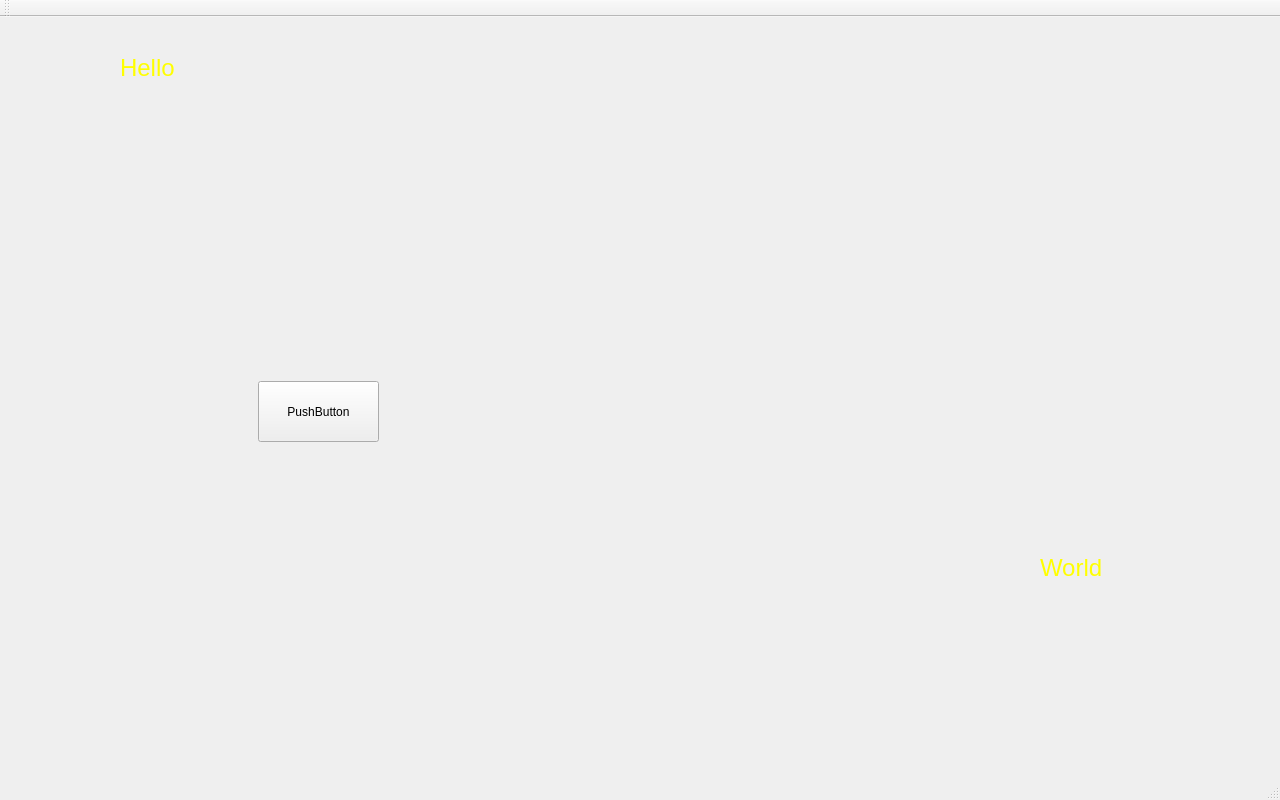
<?xml version="1.0" encoding="UTF-8"?>
<ui version="4.0">
 <class>MainWindow</class>
 <widget class="QMainWindow" name="MainWindow">
  <property name="geometry">
   <rect>
    <x>0</x>
    <y>0</y>
    <width>1280</width>
    <height>800</height>
   </rect>
  </property>
  <property name="windowTitle">
   <string>MainWindow</string>
  </property>
  <widget class="QWidget" name="centralWidget">
   <widget class="CustomViewFinderWidget" name="widget_camera" native="true">
    <property name="geometry">
     <rect>
      <x>10</x>
      <y>10</y>
      <width>640</width>
      <height>480</height>
     </rect>
    </property>
    <property name="minimumSize">
     <size>
      <width>320</width>
      <height>240</height>
     </size>
    </property>
    <widget class="QLabel" name="label">
     <property name="geometry">
      <rect>
       <x>110</x>
       <y>20</y>
       <width>141</width>
       <height>41</height>
      </rect>
     </property>
     <property name="styleSheet">
      <string notr="true">color: yellow;
font: 18pt;</string>
     </property>
     <property name="text">
      <string>Hello</string>
     </property>
    </widget>
    <widget class="QPushButton" name="pushButton">
     <property name="geometry">
      <rect>
       <x>248</x>
       <y>354</y>
       <width>121</width>
       <height>61</height>
      </rect>
     </property>
     <property name="text">
      <string>PushButton</string>
     </property>
    </widget>
   </widget>
   <widget class="CustomViewFinderWidget" name="widget_camera2" native="true">
    <property name="geometry">
     <rect>
      <x>630</x>
      <y>250</y>
      <width>640</width>
      <height>480</height>
     </rect>
    </property>
    <widget class="QLabel" name="label2">
     <property name="geometry">
      <rect>
       <x>410</x>
       <y>280</y>
       <width>141</width>
       <height>41</height>
      </rect>
     </property>
     <property name="styleSheet">
      <string notr="true">color: yellow;
font: 18pt;</string>
     </property>
     <property name="text">
      <string>World</string>
     </property>
    </widget>
   </widget>
  </widget>
  <widget class="QMenuBar" name="menuBar">
   <property name="geometry">
    <rect>
     <x>0</x>
     <y>0</y>
     <width>1280</width>
     <height>22</height>
    </rect>
   </property>
  </widget>
  <widget class="QToolBar" name="mainToolBar">
   <attribute name="toolBarArea">
    <enum>TopToolBarArea</enum>
   </attribute>
   <attribute name="toolBarBreak">
    <bool>false</bool>
   </attribute>
  </widget>
  <widget class="QStatusBar" name="statusBar"/>
 </widget>
 <layoutdefault spacing="6" margin="11"/>
 <customwidgets>
  <customwidget>
   <class>CustomViewFinderWidget</class>
   <extends>QWidget</extends>
   <header>customviewfinderwidget.h</header>
   <container>1</container>
  </customwidget>
 </customwidgets>
 <resources/>
 <connections/>
</ui>
